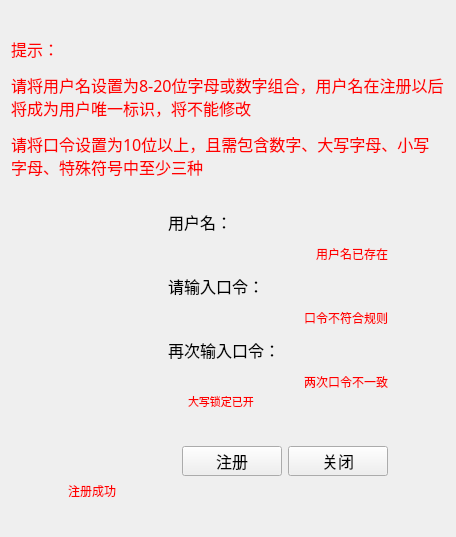
<?xml version="1.0" encoding="UTF-8"?>
<ui version="4.0">
 <class>UserRegisterWidget</class>
 <widget class="QWidget" name="UserRegisterWidget">
  <property name="geometry">
   <rect>
    <x>0</x>
    <y>0</y>
    <width>456</width>
    <height>537</height>
   </rect>
  </property>
  <property name="windowTitle">
   <string>UserRegisterWidget</string>
  </property>
  <layout class="QHBoxLayout" name="horizontalLayout">
   <item>
    <layout class="QVBoxLayout" name="verticalLayout_3">
     <item>
      <spacer name="verticalSpacer_4">
       <property name="orientation">
        <enum>Qt::Vertical</enum>
       </property>
       <property name="sizeHint" stdset="0">
        <size>
         <width>20</width>
         <height>40</height>
        </size>
       </property>
      </spacer>
     </item>
     <item>
      <layout class="QHBoxLayout" name="horizontalLayout_8">
       <item>
        <layout class="QVBoxLayout" name="verticalLayout_5">
         <item>
          <widget class="QLabel" name="label_2">
           <property name="font">
            <font>
             <family>楷体</family>
             <pointsize>12</pointsize>
            </font>
           </property>
           <property name="text">
            <string>&lt;html&gt;&lt;head/&gt;&lt;body&gt;&lt;p&gt;&lt;span style=&quot; color:#ff0000;&quot;&gt;提示：&lt;/span&gt;&lt;/p&gt;&lt;p&gt;&lt;span style=&quot; color:#ff0000;&quot;&gt;请将用户名设置为8-20位字母或数字组合，用户名在注册以后将成为用户唯一标识，将不能修改&lt;/span&gt;&lt;/p&gt;&lt;p&gt;&lt;span style=&quot; color:#ff0000;&quot;&gt;请将口令设置为10位以上，且需包含数字、大写字母、小写字母、特殊符号中至少三种&lt;/span&gt;&lt;/p&gt;&lt;/body&gt;&lt;/html&gt;</string>
           </property>
           <property name="wordWrap">
            <bool>true</bool>
           </property>
          </widget>
         </item>
        </layout>
       </item>
      </layout>
     </item>
     <item>
      <layout class="QHBoxLayout" name="horizontalLayout_10"/>
     </item>
     <item>
      <spacer name="verticalSpacer_3">
       <property name="orientation">
        <enum>Qt::Vertical</enum>
       </property>
       <property name="sizeHint" stdset="0">
        <size>
         <width>20</width>
         <height>40</height>
        </size>
       </property>
      </spacer>
     </item>
     <item>
      <layout class="QHBoxLayout" name="horizontalLayout_7">
       <item>
        <spacer name="horizontalSpacer_2">
         <property name="orientation">
          <enum>Qt::Horizontal</enum>
         </property>
         <property name="sizeHint" stdset="0">
          <size>
           <width>40</width>
           <height>20</height>
          </size>
         </property>
        </spacer>
       </item>
       <item>
        <layout class="QVBoxLayout" name="verticalLayout_2">
         <item>
          <layout class="QVBoxLayout" name="verticalLayout">
           <property name="spacing">
            <number>0</number>
           </property>
           <item>
            <layout class="QVBoxLayout" name="verticalLayout_6">
             <property name="spacing">
              <number>10</number>
             </property>
             <item>
              <layout class="QHBoxLayout" name="horizontalLayout_2">
               <item>
                <widget class="QLabel" name="label_3">
                 <property name="minimumSize">
                  <size>
                   <width>120</width>
                   <height>0</height>
                  </size>
                 </property>
                 <property name="maximumSize">
                  <size>
                   <width>72</width>
                   <height>16777215</height>
                  </size>
                 </property>
                 <property name="font">
                  <font>
                   <family>楷体</family>
                   <pointsize>12</pointsize>
                  </font>
                 </property>
                 <property name="text">
                  <string>用户名：</string>
                 </property>
                </widget>
               </item>
               <item>
                <layout class="QHBoxLayout" name="username_lineEdit_again_horizontalLayout"/>
               </item>
              </layout>
             </item>
             <item>
              <layout class="QHBoxLayout" name="horizontalLayout_12">
               <item>
                <spacer name="horizontalSpacer_6">
                 <property name="orientation">
                  <enum>Qt::Horizontal</enum>
                 </property>
                 <property name="sizeHint" stdset="0">
                  <size>
                   <width>120</width>
                   <height>20</height>
                  </size>
                 </property>
                </spacer>
               </item>
               <item>
                <widget class="QLabel" name="username_notice_label">
                 <property name="text">
                  <string>&lt;html&gt;&lt;head/&gt;&lt;body&gt;&lt;p&gt;&lt;span style=&quot; color:#ff0000;&quot;&gt;用户名已存在&lt;/span&gt;&lt;/p&gt;&lt;/body&gt;&lt;/html&gt;</string>
                 </property>
                </widget>
               </item>
              </layout>
             </item>
             <item>
              <layout class="QHBoxLayout" name="horizontalLayout_4">
               <item>
                <widget class="QLabel" name="label_7">
                 <property name="minimumSize">
                  <size>
                   <width>120</width>
                   <height>0</height>
                  </size>
                 </property>
                 <property name="maximumSize">
                  <size>
                   <width>120</width>
                   <height>16777215</height>
                  </size>
                 </property>
                 <property name="font">
                  <font>
                   <family>楷体</family>
                   <pointsize>12</pointsize>
                  </font>
                 </property>
                 <property name="text">
                  <string>请输入口令：</string>
                 </property>
                </widget>
               </item>
               <item>
                <layout class="QHBoxLayout" name="password1_lineEdit_horizontalLayout"/>
               </item>
              </layout>
             </item>
             <item>
              <layout class="QHBoxLayout" name="horizontalLayout_13">
               <item>
                <spacer name="horizontalSpacer_7">
                 <property name="orientation">
                  <enum>Qt::Horizontal</enum>
                 </property>
                 <property name="sizeHint" stdset="0">
                  <size>
                   <width>120</width>
                   <height>20</height>
                  </size>
                 </property>
                </spacer>
               </item>
               <item>
                <widget class="QLabel" name="password1_notice_label">
                 <property name="text">
                  <string>&lt;html&gt;&lt;head/&gt;&lt;body&gt;&lt;p&gt;&lt;span style=&quot; color:#ff0000;&quot;&gt;口令不符合规则&lt;/span&gt;&lt;/p&gt;&lt;/body&gt;&lt;/html&gt;</string>
                 </property>
                </widget>
               </item>
              </layout>
             </item>
             <item>
              <layout class="QHBoxLayout" name="horizontalLayout_5">
               <item>
                <widget class="QLabel" name="label_5">
                 <property name="minimumSize">
                  <size>
                   <width>120</width>
                   <height>0</height>
                  </size>
                 </property>
                 <property name="maximumSize">
                  <size>
                   <width>120</width>
                   <height>16777215</height>
                  </size>
                 </property>
                 <property name="font">
                  <font>
                   <family>楷体</family>
                   <pointsize>12</pointsize>
                  </font>
                 </property>
                 <property name="text">
                  <string>再次输入口令：</string>
                 </property>
                </widget>
               </item>
               <item>
                <layout class="QHBoxLayout" name="password2_lineEdit_horizontalLayout"/>
               </item>
              </layout>
             </item>
             <item>
              <layout class="QHBoxLayout" name="horizontalLayout_14">
               <item>
                <spacer name="horizontalSpacer_8">
                 <property name="orientation">
                  <enum>Qt::Horizontal</enum>
                 </property>
                 <property name="sizeHint" stdset="0">
                  <size>
                   <width>120</width>
                   <height>20</height>
                  </size>
                 </property>
                </spacer>
               </item>
               <item>
                <widget class="QLabel" name="password2_notice_label">
                 <property name="text">
                  <string>&lt;html&gt;&lt;head/&gt;&lt;body&gt;&lt;p&gt;&lt;span style=&quot; color:#ff0000;&quot;&gt;两次口令不一致&lt;/span&gt;&lt;/p&gt;&lt;/body&gt;&lt;/html&gt;</string>
                 </property>
                </widget>
               </item>
              </layout>
             </item>
            </layout>
           </item>
           <item>
            <layout class="QHBoxLayout" name="horizontalLayout_11">
             <item>
              <spacer name="horizontalSpacer_5">
               <property name="orientation">
                <enum>Qt::Horizontal</enum>
               </property>
               <property name="sizeHint" stdset="0">
                <size>
                 <width>120</width>
                 <height>20</height>
                </size>
               </property>
              </spacer>
             </item>
             <item>
              <widget class="QLabel" name="caps_notice_label">
               <property name="minimumSize">
                <size>
                 <width>200</width>
                 <height>0</height>
                </size>
               </property>
               <property name="text">
                <string>&lt;html&gt;&lt;head/&gt;&lt;body&gt;&lt;p&gt;&lt;span style=&quot; font-size:8pt; color:#ff0000;&quot;&gt;大写锁定已开&lt;/span&gt;&lt;/p&gt;&lt;/body&gt;&lt;/html&gt;</string>
               </property>
              </widget>
             </item>
            </layout>
           </item>
          </layout>
         </item>
         <item>
          <spacer name="verticalSpacer">
           <property name="orientation">
            <enum>Qt::Vertical</enum>
           </property>
           <property name="sizeHint" stdset="0">
            <size>
             <width>20</width>
             <height>40</height>
            </size>
           </property>
          </spacer>
         </item>
         <item>
          <layout class="QHBoxLayout" name="horizontalLayout_6">
           <item>
            <spacer name="horizontalSpacer">
             <property name="orientation">
              <enum>Qt::Horizontal</enum>
             </property>
             <property name="sizeHint" stdset="0">
              <size>
               <width>40</width>
               <height>20</height>
              </size>
             </property>
            </spacer>
           </item>
           <item>
            <widget class="QPushButton" name="register_pushButton">
             <property name="minimumSize">
              <size>
               <width>100</width>
               <height>30</height>
              </size>
             </property>
             <property name="font">
              <font>
               <family>楷体</family>
               <pointsize>12</pointsize>
              </font>
             </property>
             <property name="text">
              <string>注册</string>
             </property>
            </widget>
           </item>
           <item>
            <widget class="QPushButton" name="close_pushButton">
             <property name="minimumSize">
              <size>
               <width>100</width>
               <height>30</height>
              </size>
             </property>
             <property name="font">
              <font>
               <family>楷体</family>
               <pointsize>12</pointsize>
              </font>
             </property>
             <property name="text">
              <string>关闭</string>
             </property>
            </widget>
           </item>
          </layout>
         </item>
         <item>
          <widget class="QLabel" name="registerresult_label">
           <property name="text">
            <string>&lt;html&gt;&lt;head/&gt;&lt;body&gt;&lt;p&gt;&lt;span style=&quot; color:#ff0000;&quot;&gt;注册成功&lt;/span&gt;&lt;/p&gt;&lt;/body&gt;&lt;/html&gt;</string>
           </property>
          </widget>
         </item>
        </layout>
       </item>
       <item>
        <spacer name="horizontalSpacer_3">
         <property name="orientation">
          <enum>Qt::Horizontal</enum>
         </property>
         <property name="sizeHint" stdset="0">
          <size>
           <width>40</width>
           <height>20</height>
          </size>
         </property>
        </spacer>
       </item>
      </layout>
     </item>
     <item>
      <spacer name="verticalSpacer_2">
       <property name="orientation">
        <enum>Qt::Vertical</enum>
       </property>
       <property name="sizeHint" stdset="0">
        <size>
         <width>20</width>
         <height>40</height>
        </size>
       </property>
      </spacer>
     </item>
    </layout>
   </item>
  </layout>
 </widget>
 <layoutdefault spacing="6" margin="11"/>
 <resources/>
 <connections/>
</ui>
